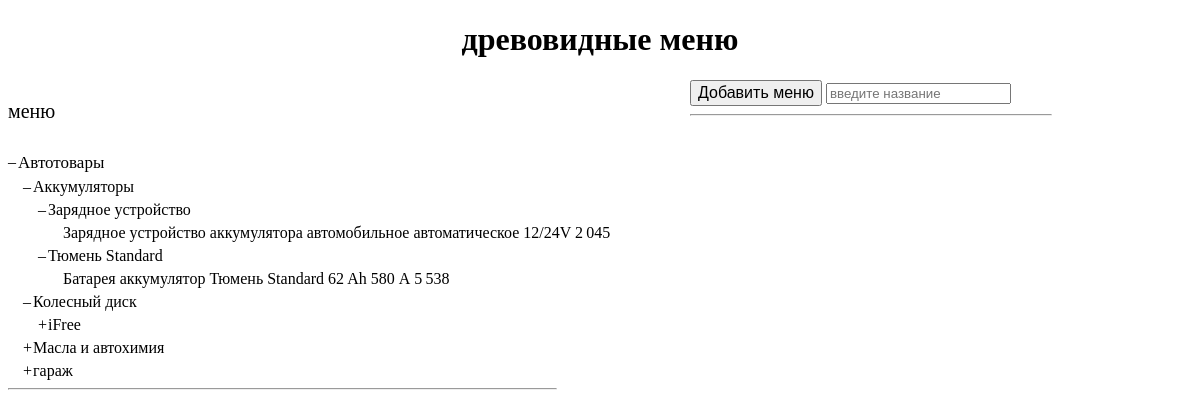
Page /3/Аккумуляторы/ on the committed database.
### menus/models.py (models this page shows, shortened)
class Fields(models.Model):
    field_name = models.CharField(max_length=150, verbose_name='название поля')
    branch_name = models.CharField(max_length=150, verbose_name='название ветки')
    nest_name = models.CharField(max_length=150, verbose_name='название вложенности')
    menu_name = models.ForeignKey(Menu, on_delete=models.RESTRICT)
    class Meta:
        verbose_name = 'Поле меню'
        verbose_name_plural = 'Поля меню'

class Menu(models.Model):
    title = models.CharField(max_length=150, verbose_name='наименование')
    class Meta:
        verbose_name = 'Меню'
        verbose_name_plural = 'Меню'

### menus/views.py (the view)
# urls.py: path('<int:menu_id>/<str:field_name>/', field, name='field'),
def field(request, menu_id, field_name):
    return render(request, 'menus/field.html')

### menus/templatetags/menus_tags.py (called while the page is built)
@register.inclusion_tag('menus/template_tags_templates/for_field.html', takes_context=True)
def field(context):
    request = context['request']
    menus_id = request.resolver_match.kwargs['menu_id']
    data = Fields.objects.select_related('menu_name').order_by('menu_name_id', 'field_name', 'branch_name')
    context = {'menus': data}
    if request.body:
        cache_search(request)
    context['names'] = cache.get('menu_name')
    context['menus_id'] = menus_id
    return context

### menus/templates/menus/field.html (shortened to what this page needs)
{% extends 'base.html' %}
{% load static %}
{% load menus_tags %}
{% block link %}
<link rel="stylesheet" href="{% static 'menus/css/field.css' %}">
{% endblock link %}
{% block content %}
{% field %}
{% endblock content %}

### menus/templates/menus/template_tags_templates/for_field.html (shortened to what this page needs)
{% extends 'menus/template_tags_templates/for_all_menus.html' %}
{% block menu %}
<p class="all_menus_title">меню</p>
{% endblock menu %}
{% block menucicle %}
{% for item in menus %}
{% if menus_id == item.menu_name.id %}
{% ifchanged item.menu_name.title %}
<div class="title_wrapper">
    <div class="title_plus_minus_wrapper" data-titleToClose="title_to_close">
        <div class="plus_minus minus">–</div>
    </div>
    <div class="menu_title">
        <span>{{ item.menu_name.title }}</span>
    </div>
</div>
{% endifchanged %}
{% ifchanged item.field_name %}
<div class="{{ item.menu_name.title }} wrappers field_name_wrapper {{ item.menu_name.title }}">
    <div class="nontitle_plus_minus_wrapper field_name{{ item.field_name }}"
         data-fieldToClose="field_name_to_close">
        <div class="plus_minus minus">–</div>
        <div class="plus_minus plus" data-field="{{ item.field_name|cut:' ' }}">+</div>
    </div>
    <div class="{{ item.menu_name.title }}2">
        <a class="field_name" href="{% url 'field' item.menu_name.id item.field_name|cut:' ' %}">
            {{ item.field_name }} </a>
    </div>
</div>
{% endifchanged %}
{% ifchanged item.branch_name %}
<div class="{{ item.menu_name.title }} {{ item.field_name }} wrappers branch_name_wrapper">
    <div class="nontitle_plus_minus_wrapper field_name{{ item.field_name }} branch_name{{ item.branch_name }}">
        <div class="plus_minus minus">–</div>
        <div class="plus_minus plus" data-field="{{ item.field_name|cut:' ' }}">+</div>
    </div>
    <div class="{{ item.menu_name.title }}3">
        <a class="branch_name"
           href="{% url 'field' item.menu_name.id item.field_name|cut:' ' %}">
            {{ item.branch_name }}
        </a>
    </div>
</div>
{% endifchanged %}
{% ifchanged item.nest_name %}
<div class="{{ item.menu_name.title }} {{ item.field_name }} wrappers nest_name_wrapper {{ item.branch_name }}">
    <a class="nest_name"
       href="{% url 'field' item.menu_name.id item.field_name|cut:' ' %}">
        {{ item.nest_name}} </a>
</div>
{% endifchanged %}
{% endif %}
{% endfor %}
<hr class="all_menus_hr">
{% endblock menucicle %}

### menus/static/menus/css/style.css (style rules this page uses)
a { text-decoration:none; color:#000000; }
body { max-width:100%; }

### menus/static/menus/css/field.css (style rules this page uses)
.all_menus_title { font-size:20px; }
.all_menus_hr { width: 100%; }
.title_plus_minus_wrapper { position:relative; cursor:pointer; }
.title_wrapper { margin-top: 30px; }
.nontitle_plus_minus_wrapper { position:relative; left:-10px; cursor:pointer; }
.plus_minus { position:absolute; }
.minus { display:none; }
.menu_title { margin-top:10px; font-size:17px; position: relative; left: 10px; }
.field_name_wrapper { position: relative; left: 25px; }
.branch_name_wrapper { position: relative; left: 40px; }
.nest_name_wrapper { position: relative; left: 55px; }
.wrappers { display:none; margin-top:5px; margin-bottom:5px; }

### rows in the picture
Fields: menu_name "Автотовары", field_name "Аккумуляторы", branch_name "Зарядное устройство", nest_name "Зарядное устройство аккумулятора автомобильное автоматическое 12/24V 2 045"
Fields: branch_name "Тюмень Standard", nest_name "Батарея аккумулятор Тюмень Standard 62 Ah 580 А 5 538"
Fields: field_name "Колесный диск", branch_name "iFree"
Fields: field_name "Масла и автохимия"
Fields: field_name "гараж"
